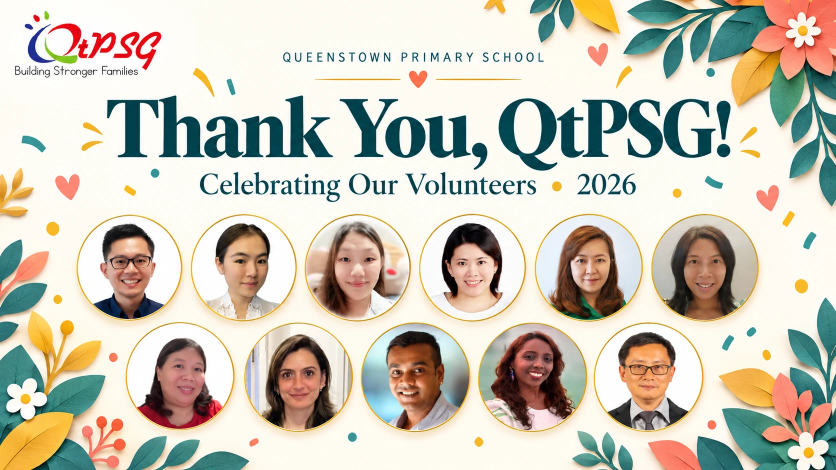
#> input picture video/assets/opening.webp, 1672 x 940 px (shown at 1/2 size)
$ python build.py
#> lines starting #> are read from the running program, lines starting #| are printed output that depends on the picture
"""Build the PSG Appreciation 2026 slideshow video.

Photos are matched to groups by filename prefix (see GROUPS), e.g.
"IFD12.jpg" or "Amazing Race3.jpg", and play in filename-number order.

Usage: python3 build.py [--photo-seconds 4] [--out out/PSG_Appreciation_2026.mp4]
                       [--music-style heartfelt|sunny|gentle] [--music my_song.mp3]

--music-style picks one of the original tracks composed by music.py (default:
heartfelt). --music uses your own audio file instead; it loops if it is shorter
than the video and fades out at the end.
"""
import argparse
import hashlib
import math
import random
import re
import shutil
import subprocess
from concurrent.futures import ThreadPoolExecutor
from pathlib import Path

import numpy as np
from PIL import Image, ImageDraw, ImageFilter, ImageFont, ImageOps

try:
    import pillow_heif
    pillow_heif.register_heif_opener()
#> (this line was passed over: pillow_heif is not available in this run)
except ImportError:
    pass

ROOT = Path(__file__).resolve().parent.parent
PHOTOS = ROOT / "photos"
HERE = Path(__file__).resolve().parent
WORK = HERE / "work"
CACHE = HERE / "cache"  # rendered clips, reused when nothing about them changed
COVER = HERE / "assets" / "opening.webp"

# (title, subtitle, [(filename prefix, caption shown on the photo)])
GROUPS = [
    ("amRead", "", [("amRead", "")]),
    ("ChineseRead", "", [("ChineseRead", "")]),
    ("MarComm & Events", "", [
        ("Amazing Race", "Amazing Race"),
        ("Donation Drive", "Donation Drive"),
        ("My Shopping Partner @ Queenstown", "My Shopping Partner @ Queenstown"),
        ("Parent's Day", "Parent\u2019s Day"),
        ("Teachers' Day Appreciation", "Teachers\u2019 Day Appreciation"),
        ("Terrarium Workshop", "Terrarium Workshop"),
    ]),
    ("Fathers' Group", "", [("Fathers Group", "")]),
    ("International Friendship Day", "IFD", [("IFD", "")]),
    ("Junior Achievement", "JA", [("JA", "")]),
]

W, H = 1920, 1080
CW, CH = 3840, 2160  # stills are rendered at 4K so the slow zoom stays smooth
FPS = 30
XFADE = 0.8
CARD_SECONDS = 4.0
OPEN_SECONDS = 8.0
CLOSE_SECONDS = 7.0
EXTS = {".jpg", ".jpeg", ".png", ".heic", ".heif", ".webp", ".bmp", ".tif", ".tiff"}

FONT_DIR = Path("/usr/share/fonts/opentype/inter")
F_SEMI = str(FONT_DIR / "InterDisplay-SemiBold.otf")
F_SERIF = str(HERE / "assets" / "fonts" / "DMSerifDisplay-Regular.woff")

# Palette taken from the "Thank You, QtPSG!" cover
CREAM = (251, 246, 236)
INK = (14, 74, 85)  # dark teal used for titles
TEAL = (31, 111, 107)
TEAL_LT = (52, 146, 136)
GOLD = (236, 176, 64)
CORAL = (240, 132, 110)
WHITE = (255, 255, 255)


def run(cmd):
    subprocess.run(cmd, check=True)


def event_of(path):
    """'Amazing Race12.jpg' -> 'amazing race' (curly apostrophes normalised)."""
    stem = path.stem.replace("\u2019", "'")
    return re.sub(r"[\s._-]*[\d.]+$", "", stem).strip().lower()


def natural_key(path):
    return [int(t) if t.isdigit() else t.lower() for t in re.split(r"(\d+)", path.name)]


def list_photos(root, prefix):
    files = [p for p in root.rglob("*") if p.is_file() and p.suffix.lower() in EXTS
             and event_of(p) == prefix.lower()]
    return sorted(files, key=natural_key)


# [14 lines left out: function compose_photo, not called in this run]


def leaf(layer, x, y, length, width, angle, color):
    """A paper-cut leaf with a lighter midrib, drawn onto an RGBA layer."""
    pts = []
    for i in range(41):
        t = i / 40
        pts.append((t * length, width / 2 * math.sin(math.pi * t) ** .8))
    pts += [(px_, -py) for px_, py in reversed(pts)]
    ca, sa = math.cos(angle), math.sin(angle)
    rot = [(x + px_ * ca - py * sa, y + px_ * sa + py * ca) for px_, py in pts]
    d = ImageDraw.Draw(layer)
    d.polygon(rot, fill=color + (255,))
    rib = tuple(min(255, c + 45) for c in color) + (255,)
    d.line([(x, y), (x + length * .92 * ca, y + length * .92 * sa)], fill=rib, width=max(3, int(width * .05)))


def flower(layer, x, y, r, petal, centre):
    d = ImageDraw.Draw(layer)
    for k in range(5):
        a = k * 2 * math.pi / 5
        px_, py = x + r * .55 * math.cos(a), y + r * .55 * math.sin(a)
        d.ellipse([px_ - r * .5, py - r * .5, px_ + r * .5, py + r * .5], fill=petal + (255,))
    d.ellipse([x - r * .22, y - r * .22, x + r * .22, y + r * .22], fill=centre + (255,))


def foliage(layer, rnd, cx, cy, spread, base_angle):
    """A cluster of leaves and flowers growing in from a corner."""
    colors = [TEAL, TEAL, TEAL_LT, GOLD, CORAL, (24, 92, 90)]
    for _ in range(16):
        ang = base_angle + rnd.uniform(-.9, .9)
        dist = rnd.uniform(0, spread * .55)
        x = cx + dist * math.cos(ang + rnd.uniform(-.6, .6))
        y = cy + dist * math.sin(ang + rnd.uniform(-.6, .6))
        ln = rnd.uniform(.28, .5) * spread
        leaf(layer, x, y, ln, ln * rnd.uniform(.32, .42), ang + rnd.uniform(-.5, .5), rnd.choice(colors))
    for _ in range(2):
        ang = base_angle + rnd.uniform(-.6, .6)
        dist = rnd.uniform(.2, .55) * spread
        flower(layer, cx + dist * math.cos(ang), cy + dist * math.sin(ang),
               rnd.uniform(.09, .13) * spread, rnd.choice([WHITE, CORAL]), GOLD)


def paper_bg(seed, keep_clear=None):
    """Cream paper with foliage in the corners; re-rolls the layout until no leaf
    touches the keep_clear box (left, top, right, bottom)."""
    for attempt in range(40):
        img, deco_alpha = _paper_bg(seed + attempt * 1000)
        if keep_clear is None or not deco_alpha.crop(tuple(int(v) for v in keep_clear)).getbbox():
            return img
    return img


def _paper_bg(seed):
    rnd = random.Random(seed)
    arr = np.full((CH, CW, 3), CREAM, dtype=np.float32)
    arr += np.random.default_rng(seed).normal(0, 2.2, (CH, CW, 1))  # paper grain
    img = Image.fromarray(arr.clip(0, 255).astype("uint8"))

    deco = Image.new("RGBA", (CW, CH), (0, 0, 0, 0))
    spread = CH * .62
    foliage(deco, rnd, CW + 40, -40, spread, math.radians(135))       # top right
    foliage(deco, rnd, -40, CH + 40, spread, math.radians(-45))       # bottom left
    foliage(deco, rnd, -60, CH * .38, spread * .55, math.radians(10))  # left edge
    foliage(deco, rnd, CW + 60, CH * .8, spread * .6, math.radians(190))  # right edge
    # Soft drop shadow gives the paper-cut depth
    shadow = Image.new("RGBA", (CW, CH), (60, 50, 30, 0))
    shadow.putalpha(deco.getchannel("A").point(lambda a: a * .35).filter(ImageFilter.GaussianBlur(14)))
    img = img.convert("RGBA")
    img.alpha_composite(shadow, (10, 14))
    img.alpha_composite(deco)

    # Confetti: dashes, dots and the odd heart, kept clear of the text
    d = ImageDraw.Draw(img)
    for _ in range(46):
        x, y = rnd.randint(int(CW * .12), int(CW * .88)), rnd.randint(int(CH * .06), int(CH * .94))
        if abs(x - CW / 2) < CW * .36 and abs(y - CH / 2) < CH * .3:
            continue
        col = rnd.choice([TEAL_LT, GOLD, CORAL, GOLD])
        kind = rnd.random()
        if kind < .45:
            r = rnd.randint(12, 22)
            d.ellipse([x - r, y - r, x + r, y + r], fill=col)
        elif kind < .85:
            ang = rnd.uniform(0, math.pi)
            ln = rnd.randint(40, 70)
            d.line([(x, y), (x + ln * math.cos(ang), y + ln * math.sin(ang))], fill=col, width=18)
        else:
            heart(d, x, y, rnd.randint(30, 46), CORAL)
    return img.convert("RGB"), deco.getchannel("A")


def heart(d, x, y, s, color):
    d.ellipse([x - s, y - s * .6, x, y + s * .4], fill=color)
    d.ellipse([x, y - s * .6, x + s, y + s * .4], fill=color)
    d.polygon([(x - s * .97, y - s * .02), (x + s * .97, y - s * .02), (x, y + s * 1.05)], fill=color)


# [10 lines left out: function centered, not called in this run]


def fit_font(d, text, path, size, max_w):
    while size > 60:
        f = ImageFont.truetype(path, size)
        if d.textlength(text, font=f) <= max_w:
            return f
        size -= 10
    return ImageFont.truetype(path, size)


def make_card(dst, eyebrow, title, subtitle, seed):
    probe = ImageDraw.Draw(Image.new("RGB", (1, 1)))
    f_eye = ImageFont.truetype(F_SEMI, 80)
    f_title = fit_font(probe, title, F_SERIF, 380, CW * .66)
    f_sub = fit_font(probe, subtitle, F_SERIF, 140, CW * .6) if subtitle else None
    widest = max(probe.textlength(title, font=f_title),
                 probe.textlength(subtitle, font=f_sub) if subtitle else 0,
                 probe.textlength(eyebrow, font=f_eye) * 1.4)
    cy = CH / 2 if subtitle else CH / 2 + 110  # keep the text block visually centred
    pad = 120
    img = paper_bg(seed, (CW / 2 - widest / 2 - pad, cy - 420, CW / 2 + widest / 2 + pad, cy + 560))
    d = ImageDraw.Draw(img)
    centered(d, cy - 300, eyebrow.upper(), f_eye, TEAL, tracking=30)
    centered(d, cy + 110, title, f_title, INK)
    ly = cy + 250
    d.rounded_rectangle([CW / 2 - 420, ly - 4, CW / 2 - 90, ly + 4], 4, fill=GOLD)
    d.rounded_rectangle([CW / 2 + 90, ly - 4, CW / 2 + 420, ly + 4], 4, fill=GOLD)
    heart(d, CW / 2, ly - 18, 38, CORAL)
    if subtitle:
        centered(d, cy + 480, subtitle, f_sub, TEAL)
    img.save(dst, quality=95)


def make_cover(dst):
    with Image.open(COVER) as im:
#> im is the input picture: PIL image 1672x940 RGB; mean R, G, B 205.6, 200.2, 186.5
        im = im.convert("RGB")
    ImageOps.fit(im, (CW, CH), Image.LANCZOS).save(dst, quality=95)
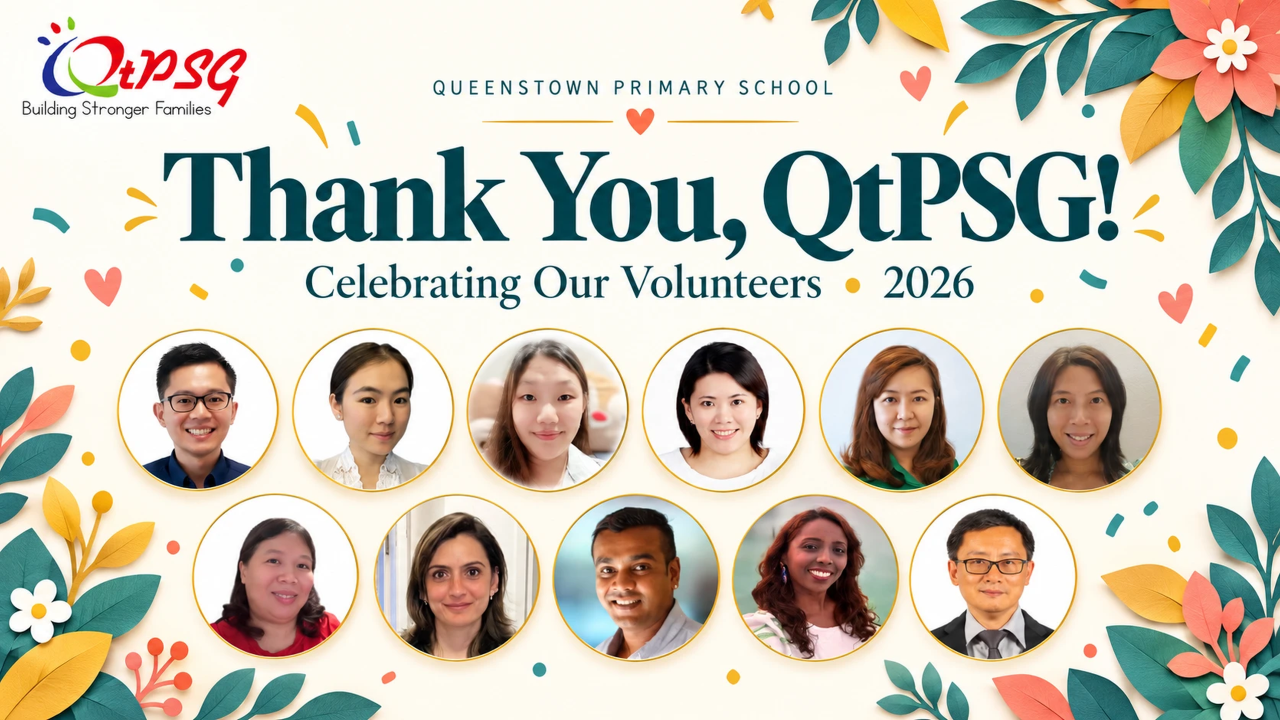
#> saved as 000_open.jpg: PIL image 3840x2160 RGB (shown at 1/3 size); mean R, G, B 205.6, 200.1, 186.5


def make_caption(text, dst):
    """A transparent 1080p overlay with a small pill label, bottom left."""
    img = Image.new("RGBA", (W, H), (0, 0, 0, 0))
    d = ImageDraw.Draw(img)
    f = ImageFont.truetype(F_SEMI, 40)
    tw = d.textlength(text, font=f)
    x, y = 56, H - 56 - 76
    d.rounded_rectangle([x, y, x + tw + 70, y + 76], 38, fill=INK + (225,))
    heart(d, x + 33, y + 34, 12, CORAL)
    d.text((x + 56, y + 38), text, font=f, fill=WHITE, anchor="lm")
    img.save(dst)


# [51 lines left out: functions render_clip, xfade_join, not called in this run]


def main():
    ap = argparse.ArgumentParser()
    ap.add_argument("--photo-seconds", type=float, default=4.0)
    ap.add_argument("--photos", default=str(PHOTOS))
    ap.add_argument("--out", default=str(HERE / "out" / "PSG_Appreciation_2026.mp4"))
    ap.add_argument("--music-style", default="heartfelt", choices=["heartfelt", "sunny", "gentle"])
    ap.add_argument("--music", help="use this audio file instead of a composed track")
    args = ap.parse_args()

    if WORK.exists():
        shutil.rmtree(WORK)
    (WORK / "stills").mkdir(parents=True)
    (WORK / "clips").mkdir()
    CACHE.mkdir(exist_ok=True)
    Path(args.out).parent.mkdir(parents=True, exist_ok=True)

    # Timeline of (still, on-screen seconds, transition in, caption overlay)
    timeline = []
    make_cover(WORK / "stills" / "000_open.jpg")
    timeline.append((WORK / "stills" / "000_open.jpg", OPEN_SECONDS, "fade", None))

    jobs = []
    used = set()
    for gi, (title, sub, events) in enumerate(GROUPS, 1):
        photos = []
        for ei, (prefix, caption) in enumerate(events):
            found = list_photos(Path(args.photos), prefix)
            cap = None
            if caption and found:
                cap = WORK / "stills" / f"{gi}_cap{ei}.png"
                make_caption(caption, cap)
            photos += [(p, cap) for p in found]
        print(f"{title}: {len(photos)} photos")
        if not photos:
            continue
        card = WORK / "stills" / f"{gi}_000_card.jpg"
        make_card(card, "QtPSG 2026", title, sub, seed=10 + gi)
        timeline.append((card, CARD_SECONDS, "fadewhite", None))
        for pi, (src, cap) in enumerate(photos, 1):
            used.add(src)
            dst = WORK / "stills" / f"{gi}_{pi:03d}.jpg"
            jobs.append((src, dst))
            timeline.append((dst, args.photo_seconds, "fade", cap))
    for p in sorted(Path(args.photos).rglob("*")):
        if p.is_file() and p.suffix.lower() in EXTS and p not in used:
            print(f"WARNING: not matched to any group, skipped: {p.name}")

    close = WORK / "stills" / "999_close.jpg"
    make_card(close, "QtPSG \u00b7 Building Stronger Families", "Thank You!",
              "for your time, effort and heart in 2026", seed=99)
    timeline.append((close, CLOSE_SECONDS, "fadewhite", None))

    with ThreadPoolExecutor(4) as ex:
        list(ex.map(lambda j: compose_photo(*j), jobs))
    print(f"Prepared {len(jobs)} photos")

    # Each clip holds its on-screen time plus the crossfade overlap
    clips = []
    for i, (still, secs, trans, cap) in enumerate(timeline):
        clips.append((still, WORK / "clips" / f"{i:04d}.mp4", secs + XFADE, trans, i, cap))
    zooms = {0: .05}  # the cover has text and faces near its edges, so barely zoom it
    with ThreadPoolExecutor(4) as ex:
        list(ex.map(lambda c: render_clip(c[0], c[1], c[2], None, c[5], zooms.get(c[4], .12)), clips))
    print(f"Rendered {len(clips)} clips")

    # Join in batches to keep each ffmpeg graph small, then join the batches
    batches, size = [], 20
    for b in range(0, len(clips), size):
        chunk = clips[b:b + size]
        out = WORK / f"batch_{b // size:02d}.mp4"
        xfade_join([(c[1], c[2], c[3]) for c in chunk], out)
        secs = sum(c[2] for c in chunk) - XFADE * (len(chunk) - 1)
        batches.append((out, secs, chunk[0][3]))
    silent = WORK / "silent.mp4"
    xfade_join(batches, silent)
    total = sum(b[1] for b in batches) - XFADE * (len(batches) - 1)

    music = WORK / "music.wav"
    if args.music:
        run(["ffmpeg", "-v", "error", "-y", "-stream_loop", "-1", "-i", args.music, "-t", f"{total:.2f}",
             "-af", f"afade=in:d=1,afade=out:st={total - 4:.2f}:d=4", "-ar", "44100", "-ac", "2", str(music)])
    else:
        run(["python3", str(HERE / "music.py"), f"{total:.2f}", str(music), "--style", args.music_style])
    run(["ffmpeg", "-v", "error", "-y", "-i", str(silent), "-i", str(music),
         "-vf", f"fade=in:st=0:d=1.5,fade=out:st={total - 2.5:.2f}:d=2.5",
         "-c:v", "libx264", "-preset", "slow", "-crf", "20", "-pix_fmt", "yuv420p",
         "-c:a", "aac", "-b:a", "192k", "-shortest", "-movflags", "+faststart", args.out])
    print(f"Done: {args.out} ({total / 60:.1f} min)")


if __name__ == "__main__":
#> (the run stopped early here; a loop or call above may not have finished)
